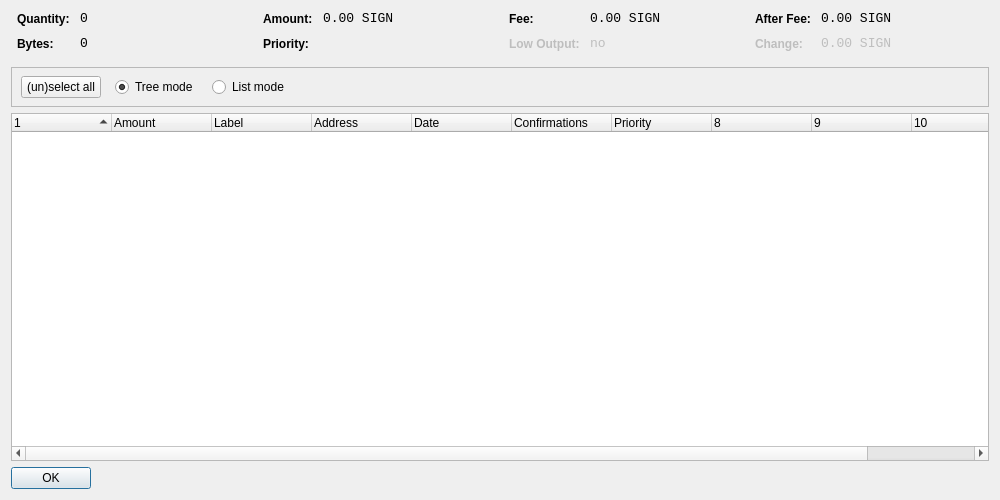
<?xml version="1.0" encoding="UTF-8"?>
<ui version="4.0">
 <class>CoinControlDialog</class>
 <widget class="QDialog" name="CoinControlDialog">
  <property name="geometry">
   <rect>
    <x>0</x>
    <y>0</y>
    <width>1000</width>
    <height>500</height>
   </rect>
  </property>
  <property name="windowTitle">
   <string>Coin Control</string>
  </property>
  <layout class="QVBoxLayout" name="verticalLayout">
   <item>
    <layout class="QHBoxLayout" name="horizontalLayoutTop" stretch="0,0,0,0">
     <property name="topMargin">
      <number>0</number>
     </property>
     <property name="bottomMargin">
      <number>10</number>
     </property>
     <item>
      <layout class="QFormLayout" name="formLayoutCoinControl1">
       <property name="horizontalSpacing">
        <number>10</number>
       </property>
       <property name="verticalSpacing">
        <number>10</number>
       </property>
       <property name="leftMargin">
        <number>6</number>
       </property>
       <property name="rightMargin">
        <number>6</number>
       </property>
       <item row="0" column="0">
        <widget class="QLabel" name="labelCoinControlQuantityText">
         <property name="styleSheet">
          <string notr="true">font-weight:bold;</string>
         </property>
         <property name="text">
          <string>Quantity:</string>
         </property>
        </widget>
       </item>
       <item row="0" column="1">
        <widget class="QLabel" name="labelCoinControlQuantity">
         <property name="font">
          <font>
           <family>Monospace</family>
           <pointsize>10</pointsize>
          </font>
         </property>
         <property name="cursor">
          <cursorShape>IBeamCursor</cursorShape>
         </property>
         <property name="contextMenuPolicy">
          <enum>Qt::ActionsContextMenu</enum>
         </property>
         <property name="text">
          <string notr="true">0</string>
         </property>
         <property name="textInteractionFlags">
          <set>Qt::LinksAccessibleByMouse|Qt::TextSelectableByKeyboard|Qt::TextSelectableByMouse</set>
         </property>
        </widget>
       </item>
       <item row="1" column="0">
        <widget class="QLabel" name="labelCoinControlBytesText">
         <property name="styleSheet">
          <string notr="true">font-weight:bold;</string>
         </property>
         <property name="text">
          <string>Bytes:</string>
         </property>
        </widget>
       </item>
       <item row="1" column="1">
        <widget class="QLabel" name="labelCoinControlBytes">
         <property name="font">
          <font>
           <family>Monospace</family>
           <pointsize>10</pointsize>
          </font>
         </property>
         <property name="cursor">
          <cursorShape>IBeamCursor</cursorShape>
         </property>
         <property name="contextMenuPolicy">
          <enum>Qt::ActionsContextMenu</enum>
         </property>
         <property name="text">
          <string notr="true">0</string>
         </property>
         <property name="textInteractionFlags">
          <set>Qt::LinksAccessibleByMouse|Qt::TextSelectableByKeyboard|Qt::TextSelectableByMouse</set>
         </property>
        </widget>
       </item>
      </layout>
     </item>
     <item>
      <layout class="QFormLayout" name="formLayoutCoinControl2">
       <property name="horizontalSpacing">
        <number>10</number>
       </property>
       <property name="verticalSpacing">
        <number>10</number>
       </property>
       <property name="leftMargin">
        <number>6</number>
       </property>
       <property name="rightMargin">
        <number>6</number>
       </property>
       <item row="0" column="0">
        <widget class="QLabel" name="labelCoinControlAmountText">
         <property name="styleSheet">
          <string notr="true">font-weight:bold;</string>
         </property>
         <property name="text">
          <string>Amount:</string>
         </property>
        </widget>
       </item>
       <item row="0" column="1">
        <widget class="QLabel" name="labelCoinControlAmount">
         <property name="font">
          <font>
           <family>Monospace</family>
           <pointsize>10</pointsize>
          </font>
         </property>
         <property name="cursor">
          <cursorShape>IBeamCursor</cursorShape>
         </property>
         <property name="contextMenuPolicy">
          <enum>Qt::ActionsContextMenu</enum>
         </property>
         <property name="text">
          <string notr="true">0.00 SIGN</string>
         </property>
         <property name="textInteractionFlags">
          <set>Qt::LinksAccessibleByMouse|Qt::TextSelectableByKeyboard|Qt::TextSelectableByMouse</set>
         </property>
        </widget>
       </item>
       <item row="1" column="0">
        <widget class="QLabel" name="labelCoinControlPriorityText">
         <property name="styleSheet">
          <string notr="true">font-weight:bold;</string>
         </property>
         <property name="text">
          <string>Priority:</string>
         </property>
        </widget>
       </item>
       <item row="1" column="1">
        <widget class="QLabel" name="labelCoinControlPriority">
         <property name="font">
          <font>
           <family>Monospace</family>
           <pointsize>10</pointsize>
          </font>
         </property>
         <property name="cursor">
          <cursorShape>IBeamCursor</cursorShape>
         </property>
         <property name="contextMenuPolicy">
          <enum>Qt::ActionsContextMenu</enum>
         </property>
         <property name="text">
          <string/>
         </property>
         <property name="textInteractionFlags">
          <set>Qt::LinksAccessibleByMouse|Qt::TextSelectableByKeyboard|Qt::TextSelectableByMouse</set>
         </property>
        </widget>
       </item>
      </layout>
     </item>
     <item>
      <layout class="QFormLayout" name="formLayoutCoinControl3">
       <property name="horizontalSpacing">
        <number>10</number>
       </property>
       <property name="verticalSpacing">
        <number>10</number>
       </property>
       <property name="leftMargin">
        <number>6</number>
       </property>
       <property name="rightMargin">
        <number>6</number>
       </property>
       <item row="0" column="0">
        <widget class="QLabel" name="labelCoinControlFeeText">
         <property name="styleSheet">
          <string notr="true">font-weight:bold;</string>
         </property>
         <property name="text">
          <string>Fee:</string>
         </property>
        </widget>
       </item>
       <item row="0" column="1">
        <widget class="QLabel" name="labelCoinControlFee">
         <property name="font">
          <font>
           <family>Monospace</family>
           <pointsize>10</pointsize>
          </font>
         </property>
         <property name="cursor">
          <cursorShape>IBeamCursor</cursorShape>
         </property>
         <property name="contextMenuPolicy">
          <enum>Qt::ActionsContextMenu</enum>
         </property>
         <property name="text">
          <string notr="true">0.00 SIGN</string>
         </property>
         <property name="textInteractionFlags">
          <set>Qt::LinksAccessibleByMouse|Qt::TextSelectableByKeyboard|Qt::TextSelectableByMouse</set>
         </property>
        </widget>
       </item>
       <item row="1" column="0">
        <widget class="QLabel" name="labelCoinControlLowOutputText">
         <property name="enabled">
          <bool>false</bool>
         </property>
         <property name="styleSheet">
          <string notr="true">font-weight:bold;</string>
         </property>
         <property name="text">
          <string>Low Output:</string>
         </property>
        </widget>
       </item>
       <item row="1" column="1">
        <widget class="QLabel" name="labelCoinControlLowOutput">
         <property name="enabled">
          <bool>false</bool>
         </property>
         <property name="font">
          <font>
           <family>Monospace</family>
           <pointsize>10</pointsize>
          </font>
         </property>
         <property name="cursor">
          <cursorShape>IBeamCursor</cursorShape>
         </property>
         <property name="contextMenuPolicy">
          <enum>Qt::ActionsContextMenu</enum>
         </property>
         <property name="text">
          <string notr="true">no</string>
         </property>
         <property name="textInteractionFlags">
          <set>Qt::LinksAccessibleByMouse|Qt::TextSelectableByKeyboard|Qt::TextSelectableByMouse</set>
         </property>
        </widget>
       </item>
      </layout>
     </item>
     <item>
      <layout class="QFormLayout" name="formLayoutCoinControl4">
       <property name="horizontalSpacing">
        <number>10</number>
       </property>
       <property name="verticalSpacing">
        <number>10</number>
       </property>
       <property name="leftMargin">
        <number>6</number>
       </property>
       <property name="rightMargin">
        <number>6</number>
       </property>
       <item row="0" column="0">
        <widget class="QLabel" name="labelCoinControlAfterFeeText">
         <property name="styleSheet">
          <string notr="true">font-weight:bold;</string>
         </property>
         <property name="text">
          <string>After Fee:</string>
         </property>
        </widget>
       </item>
       <item row="0" column="1">
        <widget class="QLabel" name="labelCoinControlAfterFee">
         <property name="font">
          <font>
           <family>Monospace</family>
           <pointsize>10</pointsize>
          </font>
         </property>
         <property name="cursor">
          <cursorShape>IBeamCursor</cursorShape>
         </property>
         <property name="contextMenuPolicy">
          <enum>Qt::ActionsContextMenu</enum>
         </property>
         <property name="text">
          <string notr="true">0.00 SIGN</string>
         </property>
         <property name="textInteractionFlags">
          <set>Qt::LinksAccessibleByMouse|Qt::TextSelectableByKeyboard|Qt::TextSelectableByMouse</set>
         </property>
        </widget>
       </item>
       <item row="1" column="0">
        <widget class="QLabel" name="labelCoinControlChangeText">
         <property name="enabled">
          <bool>false</bool>
         </property>
         <property name="styleSheet">
          <string notr="true">font-weight:bold;</string>
         </property>
         <property name="text">
          <string>Change:</string>
         </property>
        </widget>
       </item>
       <item row="1" column="1">
        <widget class="QLabel" name="labelCoinControlChange">
         <property name="enabled">
          <bool>false</bool>
         </property>
         <property name="font">
          <font>
           <family>Monospace</family>
           <pointsize>10</pointsize>
          </font>
         </property>
         <property name="cursor">
          <cursorShape>IBeamCursor</cursorShape>
         </property>
         <property name="contextMenuPolicy">
          <enum>Qt::ActionsContextMenu</enum>
         </property>
         <property name="text">
          <string notr="true">0.00 SIGN</string>
         </property>
         <property name="textInteractionFlags">
          <set>Qt::LinksAccessibleByMouse|Qt::TextSelectableByKeyboard|Qt::TextSelectableByMouse</set>
         </property>
        </widget>
       </item>
      </layout>
     </item>
    </layout>
   </item>
   <item>
    <widget class="QFrame" name="frame">
     <property name="minimumSize">
      <size>
       <width>0</width>
       <height>40</height>
      </size>
     </property>
     <property name="frameShape">
      <enum>QFrame::StyledPanel</enum>
     </property>
     <property name="frameShadow">
      <enum>QFrame::Sunken</enum>
     </property>
     <widget class="QWidget" name="horizontalLayoutWidget">
      <property name="geometry">
       <rect>
        <x>10</x>
        <y>0</y>
        <width>781</width>
        <height>41</height>
       </rect>
      </property>
      <layout class="QHBoxLayout" name="horizontalLayoutPanel" stretch="0,0,0,0,0">
       <property name="spacing">
        <number>14</number>
       </property>
       <item>
        <widget class="QPushButton" name="pushButtonSelectAll">
         <property name="sizePolicy">
          <sizepolicy hsizetype="Maximum" vsizetype="Fixed">
           <horstretch>0</horstretch>
           <verstretch>0</verstretch>
          </sizepolicy>
         </property>
         <property name="text">
          <string>(un)select all</string>
         </property>
        </widget>
       </item>
       <item>
        <widget class="QRadioButton" name="radioTreeMode">
         <property name="sizePolicy">
          <sizepolicy hsizetype="Maximum" vsizetype="Fixed">
           <horstretch>0</horstretch>
           <verstretch>0</verstretch>
          </sizepolicy>
         </property>
         <property name="text">
          <string>Tree mode</string>
         </property>
         <property name="checked">
          <bool>true</bool>
         </property>
        </widget>
       </item>
       <item>
        <widget class="QRadioButton" name="radioListMode">
         <property name="sizePolicy">
          <sizepolicy hsizetype="Maximum" vsizetype="Fixed">
           <horstretch>0</horstretch>
           <verstretch>0</verstretch>
          </sizepolicy>
         </property>
         <property name="text">
          <string>List mode</string>
         </property>
        </widget>
       </item>
       <item>
        <spacer name="horizontalSpacer">
         <property name="orientation">
          <enum>Qt::Horizontal</enum>
         </property>
         <property name="sizeHint" stdset="0">
          <size>
           <width>40</width>
           <height>20</height>
          </size>
         </property>
        </spacer>
       </item>
      </layout>
     </widget>
    </widget>
   </item>
   <item>
    <widget class="CoinControlTreeWidget" name="treeWidget">
     <property name="contextMenuPolicy">
      <enum>Qt::CustomContextMenu</enum>
     </property>
     <property name="sortingEnabled">
      <bool>false</bool>
     </property>
     <property name="columnCount">
      <number>11</number>
     </property>
     <attribute name="headerShowSortIndicator" stdset="0">
      <bool>true</bool>
     </attribute>
     <attribute name="headerStretchLastSection">
      <bool>false</bool>
     </attribute>
     <column>
      <property name="text">
       <string/>
      </property>
     </column>
     <column>
      <property name="text">
       <string>Amount</string>
      </property>
     </column>
     <column>
      <property name="text">
       <string>Label</string>
      </property>
     </column>
     <column>
      <property name="text">
       <string>Address</string>
      </property>
     </column>
     <column>
      <property name="text">
       <string>Date</string>
      </property>
     </column>
     <column>
      <property name="text">
       <string>Confirmations</string>
      </property>
      <property name="toolTip">
       <string>Confirmed</string>
      </property>
     </column>
     <column>
      <property name="text">
       <string>Priority</string>
      </property>
     </column>
     <column>
      <property name="text">
       <string/>
      </property>
     </column>
     <column>
      <property name="text">
       <string/>
      </property>
     </column>
     <column>
      <property name="text">
       <string/>
      </property>
     </column>
     <column>
      <property name="text">
       <string/>
      </property>
     </column>
    </widget>
   </item>
   <item>
    <widget class="QDialogButtonBox" name="buttonBox">
     <property name="sizePolicy">
      <sizepolicy hsizetype="Maximum" vsizetype="Fixed">
       <horstretch>0</horstretch>
       <verstretch>0</verstretch>
      </sizepolicy>
     </property>
     <property name="orientation">
      <enum>Qt::Horizontal</enum>
     </property>
     <property name="standardButtons">
      <set>QDialogButtonBox::Ok</set>
     </property>
    </widget>
   </item>
  </layout>
 </widget>
 <customwidgets>
  <customwidget>
   <class>CoinControlTreeWidget</class>
   <extends>QTreeWidget</extends>
   <header>coincontroltreewidget.h</header>
  </customwidget>
 </customwidgets>
 <resources/>
 <connections/>
</ui>
